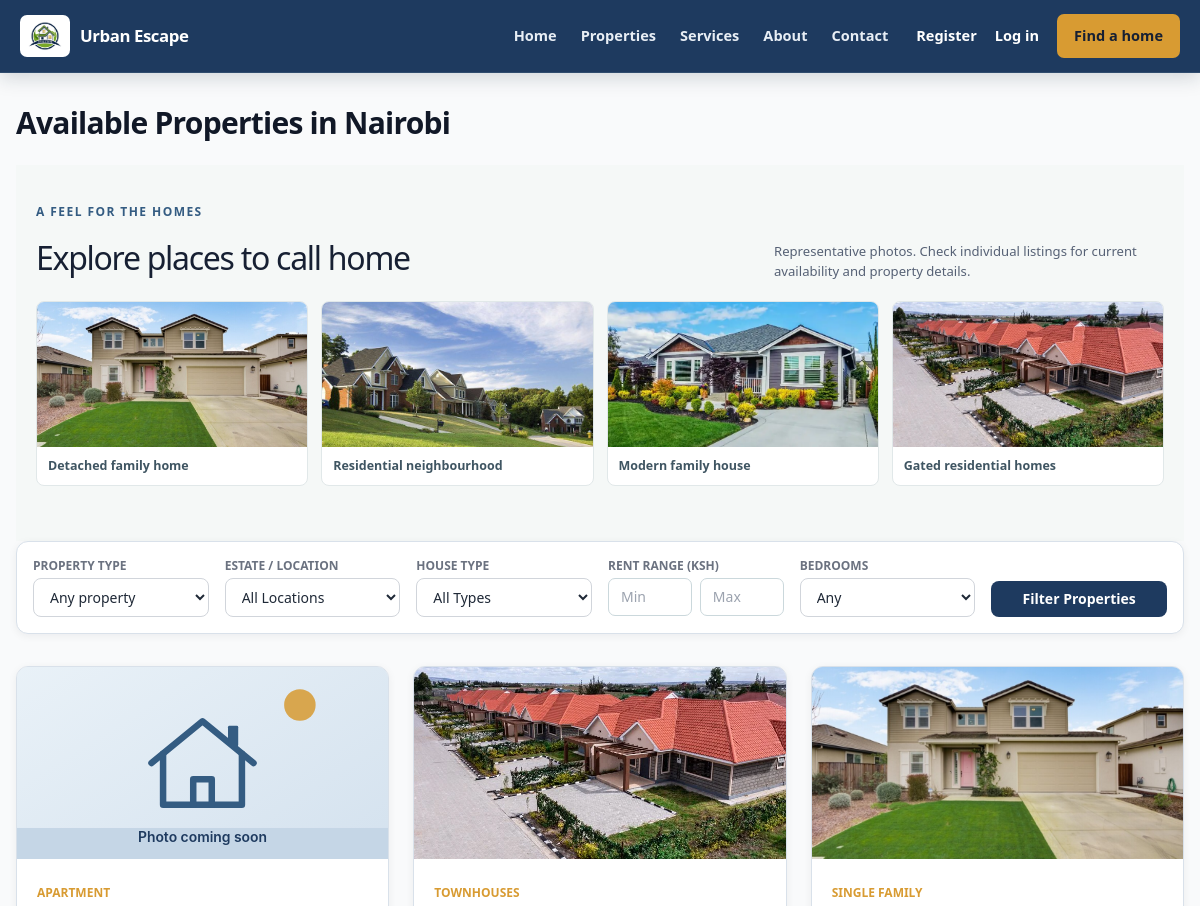
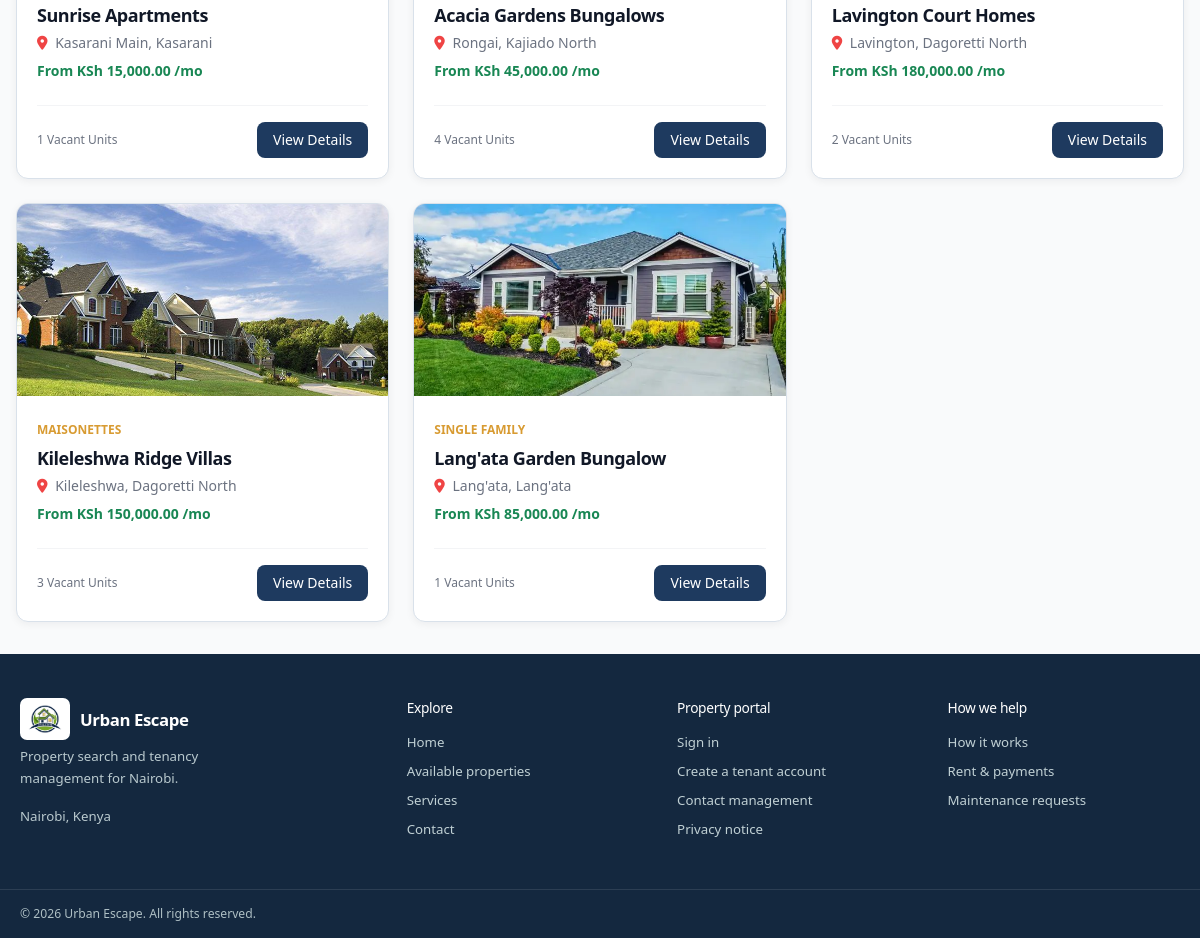
Page /public/properties.php on the committed database (2 pictures, top to bottom).
### tables this page shows
CREATE TABLE IF NOT EXISTS properties (
    id INT AUTO_INCREMENT PRIMARY KEY,
    landlord_id INT NOT NULL,
    caretaker_id INT NULL,  
    name VARCHAR(150) NOT NULL,
    property_type ENUM('Apartment', 'Flats', 'Bedsitters', 'Maisonettes', 'Townhouses', 'Commercial', 'Student Housing', 'Mixed Use', 'Single Family', 'Other') NOT NULL,
    description TEXT,
    location_id INT NOT NULL,
    physical_address VARCHAR(255) NOT NULL,
    latitude DECIMAL(10, 8) NULL,
    longitude DECIMAL(11, 8) NULL,
    number_of_units INT NOT NULL DEFAULT 0,
    year_built YEAR NULL,
    amenities TEXT,
    status ENUM('Active', 'Under Maintenance', 'Archived') DEFAULT 'Active',
    property_image VARCHAR(255) NULL,
    created_at TIMESTAMP DEFAULT CURRENT_TIMESTAMP,
    updated_at TIMESTAMP DEFAULT CURRENT_TIMESTAMP ON UPDATE CURRENT_TIMESTAMP,
    FOREIGN KEY (landlord_id) REFERENCES landlords(id) ON DELETE RESTRICT,
    FOREIGN KEY (location_id) REFERENCES locations(id) ON DELETE RESTRICT,
    CONSTRAINT fk_properties_caretaker FOREIGN KEY (caretaker_id) REFERENCES users(id) ON DELETE SET NULL
);

CREATE TABLE IF NOT EXISTS locations (
    id INT AUTO_INCREMENT PRIMARY KEY,
    county VARCHAR(100) DEFAULT 'Nairobi',
    sub_county VARCHAR(100) NOT NULL,
    estate VARCHAR(100) NOT NULL,
    created_at TIMESTAMP DEFAULT CURRENT_TIMESTAMP
);

### includes/functions.php (called while the page is built, shortened)
<?php
function e($string) {
    return htmlspecialchars($string ?? '', ENT_QUOTES, 'UTF-8');
}
function format_currency($amount) {
    return 'KSh ' . number_format((float)($amount ?? 0), 2, '.', ',');
}
function sample_property_image($property_id = null) {
    return 'assets/property-placeholder.svg';
}

### config/auth.php (called while the page is built, shortened)
<?php
function isLoggedIn() {
    return isset($_SESSION['user_id']) && !empty($_SESSION['user_id']);
}
function getCurrentUser() {
    if (!isLoggedIn()) return null;
    return [
        'id' => $_SESSION['user_id'] ?? null,
        'role_id' => $_SESSION['role_id'] ?? null,
        'role_name' => $_SESSION['role_name'] ?? null,
        'full_name' => $_SESSION['full_name'] ?? '',
        'email' => $_SESSION['email'] ?? ''
    ];
}

### public/properties.php (the view, shortened to what this page needs)
<?php
require_once __DIR__ . '/../includes/functions.php';
$db = db();
$max_rent = $_GET['max_rent'] ?? '';
$min_rent = $_GET['min_rent'] ?? '';
$query = "SELECT p.*, l.estate, l.sub_county, MIN(u.monthly_rent) as min_rent, COUNT(u.id) AS available_units
          FROM properties p
          JOIN locations l ON p.location_id = l.id
          JOIN units u ON p.id = u.property_id
          WHERE p.status = 'Active' AND u.status = 'Vacant'";
$params = [];
$query .= " GROUP BY p.id, l.estate, l.sub_county";
$stmt = $db->prepare($query);
$stmt->execute($params);
$properties = $stmt->fetchAll();
include __DIR__ . '/../includes/header.php';
include __DIR__ . '/../includes/navbar.php';
?>
<div class="flex-1 flex flex-col bg-gray-50">
    <div class="max-w-7xl mx-auto px-4 py-8 w-full">
        <h1 class="text-3xl font-bold text-gray-900 mb-6">Available Properties in Nairobi</h1>
        <?php include __DIR__ . '/../includes/property-gallery.php'; ?>
        <form method="GET" class="bg-white p-4 rounded-xl shadow-sm border border-gray-100 grid grid-cols-1 sm:grid-cols-2 lg:grid-cols-6 gap-4 mb-8">
            <div>
                <label class="block text-xs font-semibold text-gray-500 uppercase mb-1">Property type</label>
                <select name="type" class="w-full px-3 py-2 border border-gray-300 rounded-lg text-sm"><option value="">Any property</option></select>
            </div>
            <div>
                <label class="block text-xs font-semibold text-gray-500 uppercase mb-1">Estate / Location</label>
                <select name="location" class="w-full px-3 py-2 border border-gray-300 rounded-lg text-sm focus:ring-2 focus:ring-primary outline-none">
                    <option value="">All Locations</option>
                </select>
            </div>
            <div>
                <label class="block text-xs font-semibold text-gray-500 uppercase mb-1">House Type</label>
                <select name="house_type" class="w-full px-3 py-2 border border-gray-300 rounded-lg text-sm focus:ring-2 focus:ring-primary outline-none">
                    <option value="">All Types</option>
                </select>
            </div>
            <div>
                <label class="block text-xs font-semibold text-gray-500 uppercase mb-1">Rent range (KSh)</label>
                <div class="flex gap-2"><input type="number" name="min_rent" min="0" value="<?php echo e($min_rent); ?>" placeholder="Min" class="min-w-0 w-1/2 px-3 py-2 border rounded-lg text-sm"><input type="number" name="max_rent" min="0" value="<?php echo e($max_rent); ?>" placeholder="Max" class="min-w-0 w-1/2 px-3 py-2 border rounded-lg text-sm"></div>
            </div>
            <div>
                <label class="block text-xs font-semibold text-gray-500 uppercase mb-1">Bedrooms</label><select name="bedrooms" class="w-full px-3 py-2 border border-gray-300 rounded-lg text-sm"><option value="">Any</option></select>
            </div>
            <div class="flex items-end">
                <button type="submit" class="w-full bg-primary hover:bg-blue-800 text-white font-semibold py-2 px-4 rounded-lg text-sm transition">
                    Filter Properties
                </button>
            </div>
        </form>
        <div class="grid grid-cols-1 sm:grid-cols-2 lg:grid-cols-3 gap-6">
            <?php if (empty($properties)): ?>
                <div class="col-span-3 bg-white p-8 rounded-xl text-center border border-gray-100">
                    <p class="text-gray-500">No properties found matching your search criteria.</p>
                </div>
            <?php else: ?>
                <?php foreach ($properties as $prop): ?>
                    <div class="bg-white rounded-xl border border-gray-100 shadow-sm overflow-hidden flex flex-col">
                        <div class="h-48 bg-gray-200 flex items-center justify-center text-gray-400">
                            <?php $imagePath = trim((string)($prop['property_image'] ?? ''), '/'); $imageFile = $imagePath !== '' ? dirname(__DIR__) . '/' . $imagePath : ''; ?>
                            <?php if ($imagePath !== '' && is_file($imageFile)): ?><img class="w-full h-full object-cover" src="<?php echo BASE_URL . '/' . e($imagePath); ?>" alt="Exterior of <?php echo e($prop['name']); ?>" loading="lazy"><?php else: ?><img class="w-full h-full object-cover" src="<?php echo BASE_URL . '/' . e(sample_property_image($prop['id'])); ?>" alt="Photo coming soon for <?php echo e($prop['name']); ?>" loading="lazy"><?php endif; ?>
                        </div>
                        <div class="p-5 flex-1 flex flex-col justify-between">
                            <div>
                                <span class="text-xs font-semibold text-accent uppercase"><?php echo e($prop['property_type']); ?></span>
                                <h3 class="font-bold text-lg text-gray-900 mt-1"><?php echo e($prop['name']); ?></h3>
                                <p class="text-sm text-gray-500 mt-1"><i class="fa-solid fa-location-dot mr-1 text-red-500"></i> <?php echo e($prop['estate'] . ', ' . $prop['sub_county']); ?></p>
                                <p class="text-sm font-semibold text-success mt-2">From <?php echo format_currency($prop['min_rent']); ?> /mo</p>
                            </div>
                            <div class="mt-6 pt-4 border-t border-gray-100 flex items-center justify-between">
                                <span class="text-xs text-gray-500"><?php echo (int)$prop['available_units']; ?> Vacant Units</span>
                                <a href="<?php echo BASE_URL; ?>/public/property-details.php?id=<?php echo $prop['id']; ?>" class="text-sm bg-primary text-white px-4 py-2 rounded-lg font-medium hover:bg-blue-800 transition">
                                    View Details
                                </a>
                            </div>
                        </div>
                    </div>
                <?php endforeach; ?>
            <?php endif; ?>
        </div>
    </div>
</div>
<?php include __DIR__ . '/../includes/footer.php'; ?>

### includes/header.php (shortened to what this page needs)
<!DOCTYPE html>
<html lang="en">
<head>
    <link rel="stylesheet" href="https://cdnjs.cloudflare.com/ajax/libs/font-awesome/6.4.0/css/all.min.css">
    <link rel="stylesheet" href="<?php echo BASE_URL; ?>/assets/app.css?v=<?php echo (int)filemtime(__DIR__ . '/../assets/app.css'); ?>">
    <link rel="stylesheet" href="<?php echo BASE_URL; ?>/assets/tailwind.css?v=<?php echo (int)filemtime(__DIR__ . '/../assets/tailwind.css'); ?>">
</head>
<body class="bg-gray-50 text-gray-800 font-sans antialiased min-h-screen flex flex-col">

### includes/navbar.php (shortened to what this page needs)
<?php
require_once __DIR__ . '/../config/auth.php';
require_once __DIR__ . '/functions.php';
$currentUser = getCurrentUser();
$isPublicPage = strpos($_SERVER['SCRIPT_NAME'] ?? '', '/public/') !== false || basename($_SERVER['SCRIPT_NAME'] ?? '') === 'index.php';
$role = $currentUser['role_name'] ?? '';
$dashboardUrl = $currentUser ? BASE_URL . '/' . dashboardPathForRole($role) : '';
?>
<?php if ($isPublicPage): ?>
<header class="public-header">
  <div class="site-container public-header-inner">
    <a class="brand" href="<?php echo BASE_URL; ?>/" aria-label="<?php echo e(APP_NAME); ?> home"><img class="brand-logo" src="<?php echo BASE_URL; ?>/assets/houselogo.avif" alt=""><span><?php echo e(APP_NAME); ?></span></a>
    <nav id="public-navigation" class="public-navigation" aria-label="Main navigation">
      <a href="<?php echo BASE_URL; ?>/" <?php echo basename($_SERVER['SCRIPT_NAME'] ?? '') === 'index.php' ? 'aria-current="page"' : ''; ?>>Home</a>
      <a href="<?php echo BASE_URL; ?>/public/properties.php">Properties</a>
      <a href="<?php echo BASE_URL; ?>/#services">Services</a>
      <a href="<?php echo BASE_URL; ?>/#about">About</a>
      <a href="<?php echo BASE_URL; ?>/public/contact.php">Contact</a>
      <span class="public-nav-actions">
        <?php if ($currentUser): ?>
          <?php if ($dashboardUrl !== ''): ?><a class="nav-login" href="<?php echo $dashboardUrl; ?>">My dashboard</a><?php endif; ?>
          <form method="post" action="<?php echo BASE_URL; ?>/api/logout.php"><?php echo csrf_field(); ?><button class="nav-cta" type="submit">Log out</button></form>
        <?php else: ?>
           <a class="nav-login" href="<?php echo BASE_URL; ?>/public/register.php">Register</a>
          <a class="nav-login" href="<?php echo BASE_URL; ?>/public/login.php">Log in</a>
          <a class="nav-cta" href="<?php echo BASE_URL; ?>/public/properties.php">Find a home</a>
        <?php endif; ?>
      </span>
    </nav>
  </div>
</header>
<?php endif; ?>

### includes/property-gallery.php
<?php
$galleryPhotos = [
    ['assets/house1.jpg', 'Detached family home'],
    ['assets/house2.jpg', 'Residential neighbourhood'],
    ['assets/house3.jpg', 'Modern family house'],
    ['assets/house4.jpg', 'Gated residential homes'],
];
?>
<section class="sample-gallery-section" aria-labelledby="sample-gallery-title">
  <div class="site-container">
    <div class="sample-gallery-heading"><div><p class="eyebrow">A feel for the homes</p><h2 id="sample-gallery-title">Explore places to call home</h2></div><p>Representative photos. Check individual listings for current availability and property details.</p></div>
    <div class="sample-gallery-grid">
      <?php foreach ($galleryPhotos as [$photo, $caption]): ?>
        <figure class="sample-gallery-item"><img src="<?php echo BASE_URL . '/' . e($photo); ?>" alt="<?php echo e($caption); ?>" loading="lazy"><figcaption><?php echo e($caption); ?></figcaption></figure>
      <?php endforeach; ?>
    </div>
  </div>
</section>

### includes/footer.php (shortened to what this page needs)
<?php
$isPublicPage = strpos($_SERVER['SCRIPT_NAME'] ?? '', '/public/') !== false || basename($_SERVER['SCRIPT_NAME'] ?? '') === 'index.php';
?>
<?php if ($isPublicPage): ?>
<footer class="public-footer">
  <div class="site-container footer-grid">
    <div class="footer-brand"><a class="brand footer-logo" href="<?php echo BASE_URL; ?>/"><img class="brand-logo" src="<?php echo BASE_URL; ?>/assets/houselogo.avif" alt=""><span><?php echo e(APP_NAME); ?></span></a><p>Property search and tenancy management for Nairobi.</p><p class="footer-location">Nairobi, Kenya</p></div>
    <div><h2>Explore</h2><a href="<?php echo BASE_URL; ?>/">Home</a><a href="<?php echo BASE_URL; ?>/public/properties.php">Available properties</a><a href="<?php echo BASE_URL; ?>/#services">Services</a><a href="<?php echo BASE_URL; ?>/public/contact.php">Contact</a></div>
    <div><h2>Property portal</h2><a href="<?php echo BASE_URL; ?>/public/login.php">Sign in</a><a href="<?php echo BASE_URL; ?>/public/register.php">Create a tenant account</a><a href="<?php echo BASE_URL; ?>/public/contact.php">Contact management</a><a href="<?php echo BASE_URL; ?>/public/privacy.php">Privacy notice</a></div>
    <div><h2>How we help</h2><a href="<?php echo BASE_URL; ?>/#about">How it works</a><a href="<?php echo BASE_URL; ?>/#services">Rent &amp; payments</a><a href="<?php echo BASE_URL; ?>/#services">Maintenance requests</a></div>
  </div>
  <div class="footer-bottom"><div class="site-container">&copy; <?php echo date('Y'); ?> <?php echo e(APP_NAME); ?>. All rights reserved.</div></div>
</footer>
<?php endif; ?>
</body>
</html>

### rows in the picture
properties: property_type "APARTMENT", name "Sunrise Apartments", location.sub_county "Kasarani Main, Kasarani", min_rent "KSh 15,000.00", available_units "1"
properties: property_image (picture), property_type "TOWNHOUSES", name "Acacia Gardens Bungalows", location.sub_county "Rongai, Kajiado North", min_rent "KSh 45,000.00", available_units "4"
properties: property_image (picture), property_type "SINGLE FAMILY", name "Lavington Court Homes", location.sub_county "Lavington, Dagoretti North", min_rent "KSh 180,000.00", available_units "2"
properties: property_image (picture), property_type "MAISONETTES", name "Kileleshwa Ridge Villas", location.sub_county "Kileleshwa, Dagoretti North", min_rent "KSh 150,000.00", available_units "3"
properties: property_image (picture), property_type "SINGLE FAMILY", name "Lang'ata Garden Bungalow", location.sub_county "Lang'ata, Lang'ata", min_rent "KSh 85,000.00", available_units "1"

### other values in the picture
APP_NAME "Urban Escape"
$caption "Detached family home"
$caption "Residential neighbourhood"
$caption "Modern family house"
$caption "Gated residential homes"
